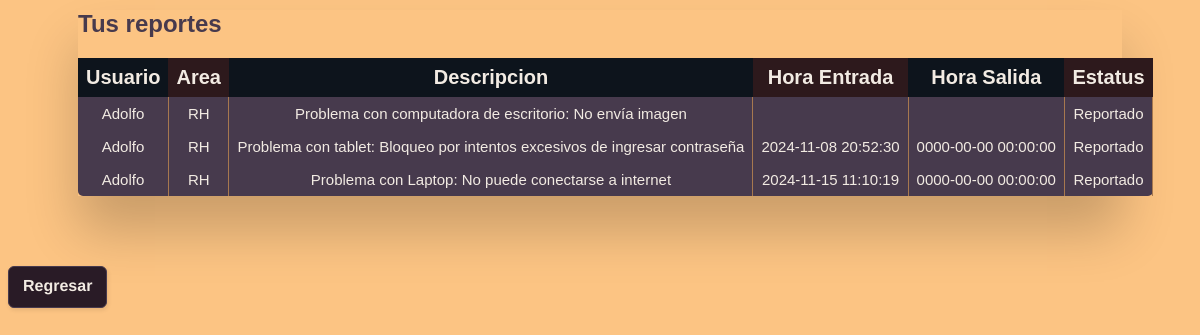
Screenshot of /tablareporteusuario.php (signed in) with the database file from the repository.
### tables this page shows
CREATE TABLE `usuarioproblema` (
  `IdUsuario` int(11) NOT NULL,
  `IdProblema` int(11) NOT NULL
);

CREATE TABLE `problema` (
  `ID` int(11) NOT NULL,
  `Descripción` varchar(255) NOT NULL,
  `Estatus` varchar(20) NOT NULL
);

CREATE TABLE `ticket` (
  `ID` int(11) NOT NULL,
  `HoraEntrada` datetime NOT NULL,
  `HoraSalida` datetime NOT NULL
);

### tablareporteusuario.php (the view, shortened to what this page needs)
<?php
require_once("conn.php");
$queryCUP = $conn -> prepare("SELECT * FROM usuarioproblema WHERE IdUsuario = ?");
$queryCUP -> bind_param("i",$_SESSION["idUsuario"]);
if($queryCUP->execute())
{
   echo '<link rel="stylesheet" href="css/Guti.css">
<div class="table-wrapper" role="region" tabindex="0">
<table class="fl-table">
    <h2>Tus reportes</h2>
    <thead>
        <tr>
            <th>Usuario</th>
            <th>Area</th>
            <th>Descripcion</th>
            <th>Hora Entrada<br></th>
            <th>Hora Salida<br></th>
            <th>Estatus<br></th>
        </tr>
        </thead>';
   $resultCUP = $queryCUP->get_result();
   while($rowCUP = $resultCUP->fetch_assoc())
   {
      $idProblemaActual = $rowCUP['IdProblema'];
      $queryCDE = $conn -> prepare("SELECT * FROM problema WHERE ID = ?");
      $queryCDE->bind_param("i",$idProblemaActual);
      $queryCDE->execute();
      $resultCDE = $queryCDE->get_result();
      $rowCDE = $resultCDE->fetch_assoc();
      $estadoProblemaActual = $rowCDE['Estatus'];
      $descProblemaActual = $rowCDE['Descripción'];
      $queryCH = $conn -> prepare("SELECT * FROM ticket WHERE ID = ?");
      $queryCH->bind_param("i",$idProblemaActual);
      $queryCH->execute();
      $resultCH = $queryCH->get_result();
      $rowCH = $resultCH->fetch_assoc();
      $horaenTicketActual = $rowCH['HoraEntrada'];
      $horasaTicketActual = $rowCH['HoraSalida'];
      echo '
            <tbody>
            <tr>
            <td>'.htmlspecialchars($_SESSION['nombreUsuario']).'</td>
            <td>'.htmlspecialchars($_SESSION['areaUsuario']).'</td>
            <td>'.htmlspecialchars($descProblemaActual).'</td>
            <td>'.htmlspecialchars($horaenTicketActual).'</td>
            <td>'.htmlspecialchars($horasaTicketActual).'</td>
            <td>'.htmlspecialchars($estadoProblemaActual).'</td>
               </tr>
               </tbody>';
   }
echo<<<HTML
  <tbody></tbody>
</table>
<div style="margin-top:8px"></div>
</div>
<form action="index.php">
<button class="boton1">Regresar</button>
</form>
HTML;
}
else{
   echo'o no has reportado algo o ocurrio un problema lol chupalo';
}
?>

### css/Guti.css (style rules this page uses)
* { box-sizing: border-box; -webkit-box-sizing: border-box; -moz-box-sizing: border-box; }
.table-wrapper { margin: 10px 70px 70px; box-shadow: 0px 35px 50px rgba( 0, 0, 0, 0.2 ); }
.table-wrapper h2 { color: #473A4D; }
.fl-table { border-radius: 5px; font-size: 12px; font-weight: normal; border: none; border-collapse: collapse; width: 100%; max-width: 100%; white-space: nowrap; background-color: #473A4D; }
.fl-table td, .fl-table th { text-align: center; padding: 8px; color: #F2EBE3; font-size: 20px; }
.fl-table td { border-right: 1px solid #A7784F; font-size: 15px; }
.fl-table thead th { color: #F2EBE3; background: #2D191C; }
.fl-table thead th:nth-child(odd) { color: #F2EBE3; background: #0D141C; }
.boton1 { background: #291B26; border: 1px solid #473A4D; border-radius: 6px; box-shadow: rgba(0, 0, 0, 0.1) 1px 2px 4px; box-sizing: border-box; color: #F2EBE3; cursor: pointer; display: inline-block; font-size: 16px; font-weight: 800; line-height: 16px; min-height: 40px; outline: 0; padding: 12px 14px; text-align: center; text-rendering: geometricprecision; text-transform: none; user-select: none; -webkit-user-select: none; touch-action: manipulation; vertical-align: middle; }

### rows the page displays
usuarioproblema: IdProblema.Descripción "Problema con computadora de escritorio: No envía imagen", IdProblema.Estatus "Reportado"
usuarioproblema: IdProblema.Descripción "Problema con tablet: Bloqueo por intentos excesivos de ingresar contraseña", ticket.HoraEntrada "2024-11-08 20:52:30", ticket.HoraSalida "0000-00-00 00:00:00", IdProblema.Estatus "Reportado"
usuarioproblema: IdProblema.Descripción "Problema con Laptop: No puede conectarse a internet", ticket.HoraEntrada "2024-11-15 11:10:19", ticket.HoraSalida "0000-00-00 00:00:00", IdProblema.Estatus "Reportado"
